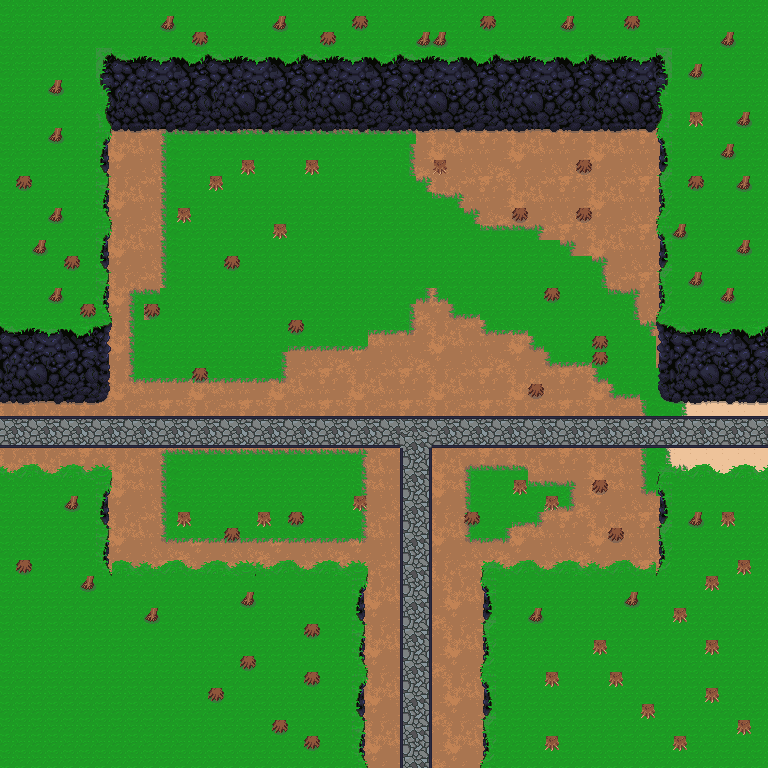

Tiled map render using the project's own tile images. Description and the map definition, with tile-layer contents summarised, below:
An orthogonal 48x48 tile map with 16x16 px tiles, 3 tile layers (background, midGround, buildings), 1 hidden layer not drawn, 2 tilesets and 2 objects.

<map version="1.2" tiledversion="1.3.0" orientation="orthogonal" renderorder="right-down" compressionlevel="0" width="48" height="48" tilewidth="16" tileheight="16" infinite="0" nextlayerid="6" nextobjectid="46">
 <tileset firstgid="1" source="MasterSpriteSheet.tsx" />
 <tileset firstgid="10001" source="InteriorSpriteSheet.tsx" />
 <layer id="1" name="background" width="48" height="48">
  <data>[2304 cells, 2064 non-empty, 19 distinct tile ids]</data>
 </layer>
 <layer id="3" name="midGround" width="48" height="48">
  <data>[2304 cells, 610 non-empty, 19 distinct tile ids]</data>
 </layer>
 <layer id="2" name="buildings" width="48" height="48">
  <data>[2304 cells, 482 non-empty, 81 distinct tile ids]</data>
 </layer>
 <layer id="4" name="foreGround" width="48" height="48" visible="0">
  <data>[2304 cells, 56 non-empty, 56 distinct tile ids]</data>
 </layer>
 <objectgroup id="5" name="Portal">
  <object id="44" x="387.167" y="735" width="53.6667" height="14">
   <properties>
    <property name="Click" value="false" />
    <property name="SafteyOffSetX" value="0" />
    <property name="SafteyOffSetY" value="-50" />
    <property name="standardFrom" value="SanctuaryHub" />
    <property name="standardTo" value="Town" />
   </properties>
  </object>
  <object id="45" x="3.83332" y="409.667" width="8.33337" height="52.6667">
   <properties>
    <property name="Click" value="false" />
    <property name="SafteyOffSetX" value="50" />
    <property name="SafteyOffSetY" value="0" />
    <property name="standardFrom" value="SanctuaryHub" />
    <property name="standardTo" value="Forest" />
   </properties>
  </object>
 </objectgroup>
</map>